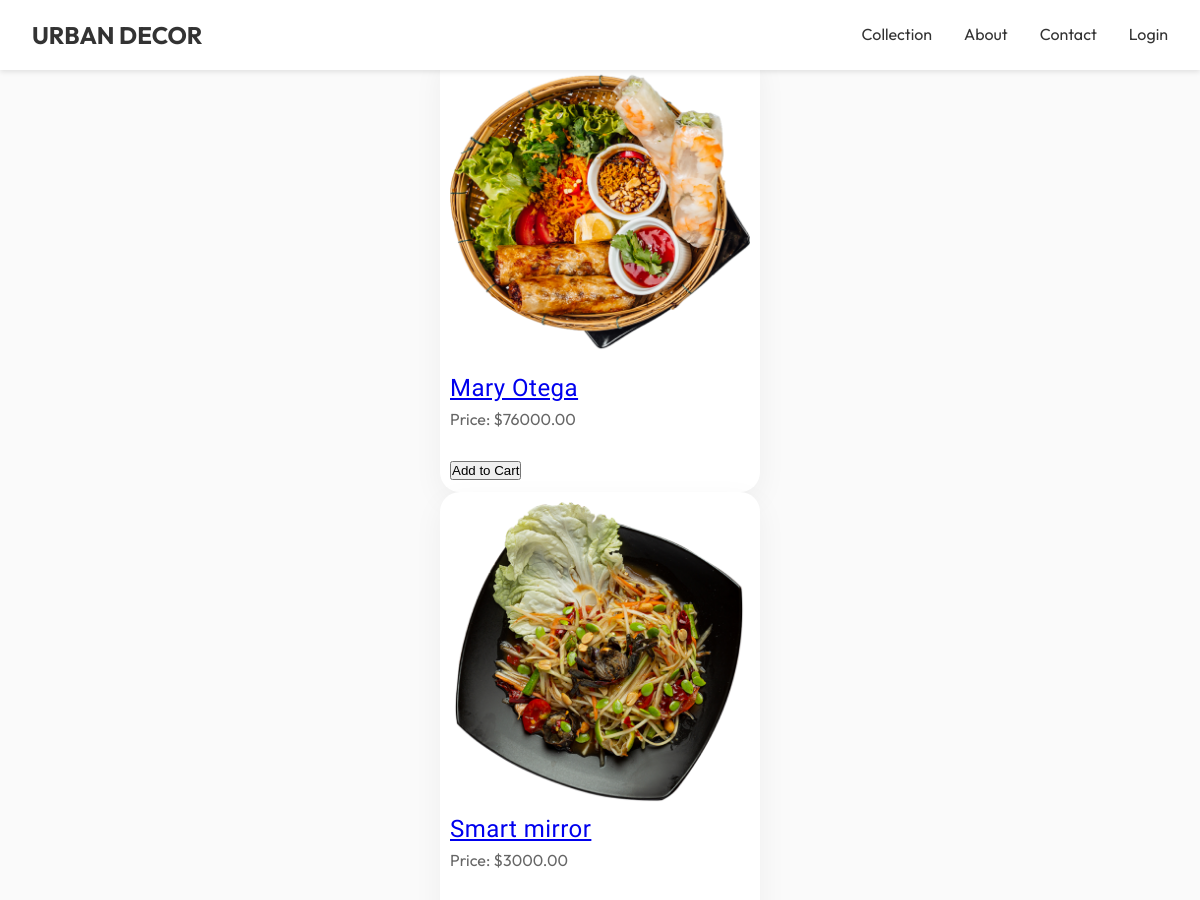
Page /shop/ (upper part) on the earlier database version.
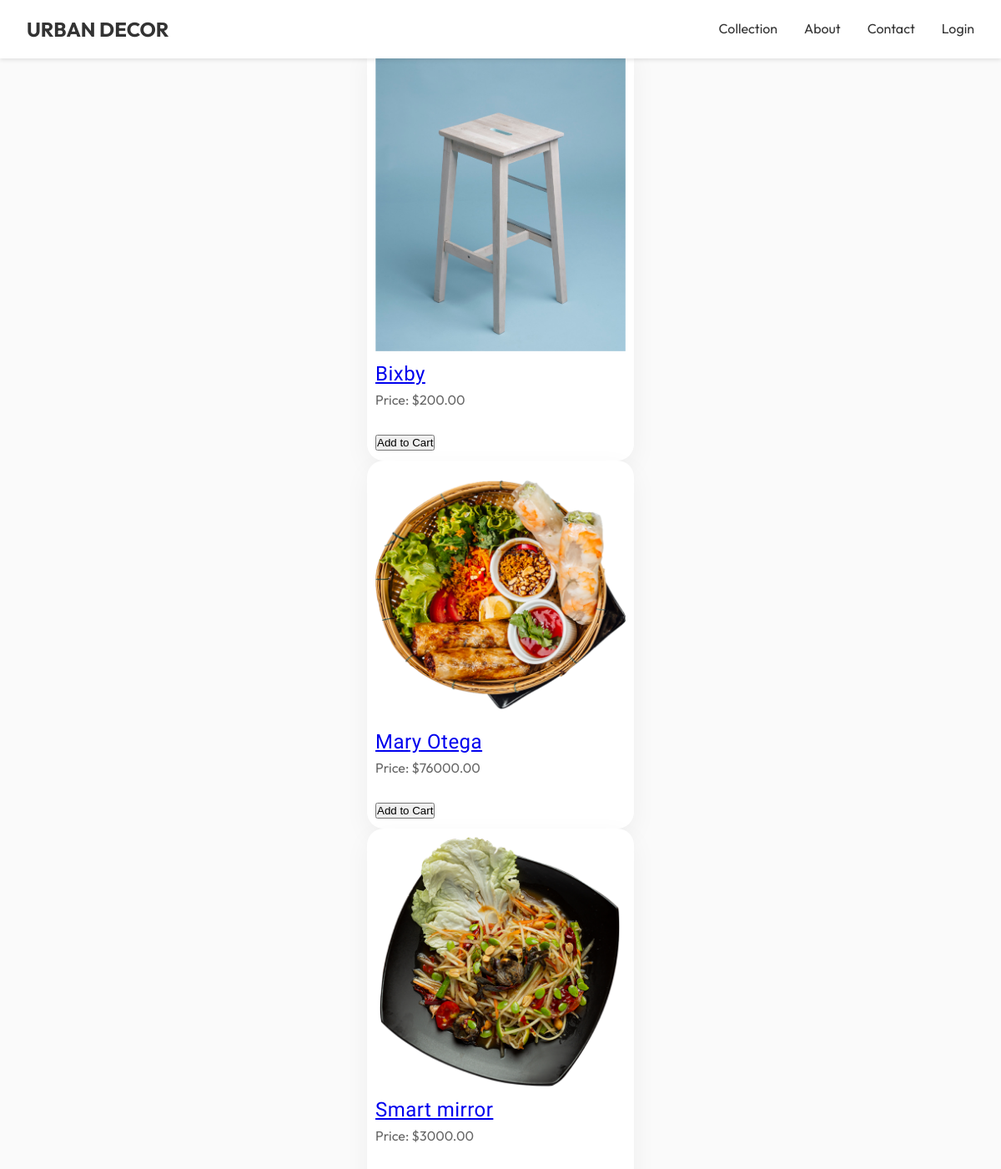
Same page on the later database version.
### product/models.py (models this page shows, shortened)
class Product(models.Model):
    category = models.ForeignKey(Category, related_name='products', on_delete=models.CASCADE)
    name = models.CharField(max_length=200)
    slug = models.SlugField(unique=True, blank=True, null=True)
    description = models.TextField()
    price = models.DecimalField(max_digits=10, decimal_places=2)
    image = models.ImageField(upload_to='products/', null=True, blank=True)
    created_at = models.DateTimeField(auto_now_add=True)
    updated_at = models.DateTimeField(auto_now=True)
    is_available = models.BooleanField(default=True)
    featured = models.BooleanField(default=False)
    class Meta:
        ordering = ['-created_at']
        verbose_name = 'Product'
        verbose_name_plural = 'Products'

### product/views.py (the view)
# urls.py: path('', views.product_list, name='shop'),  # List all products
def product_list(request):
    products = Product.objects.filter(is_available=True)
    category = request.GET.get('category')
    search_query = request.GET.get('q')
    if category:
        products = products.filter(category__slug=category)
    if search_query:
        products = products.filter(name__icontains=search_query)
    return render(request, 'product/product_list.html', {
        'products': products,
        'categories': Category.objects.all(),
    })

### templates/product/product_list.html (shortened to what this page needs)
{% extends 'base.html' %}
{% block content %}
    <h1>Products</h1>
    <div class="product-list">
        {% for product in products %}
            <div class="product-card">
                <a href="{% url 'product:product_detail' product.id %}">
                    <img src="{{ product.image.url }}" alt="{{ product.name }}">
                    <h2>{{ product.name }}</h2>
                </a>
                <p>Price: ${{ product.price }}</p>
                <form action="{% url 'order:add_to_cart' product.id %}" method="post">
                    <button type="submit">Add to Cart</button>
                </form>
            </div>
        {% endfor %}
    </div>
{% endblock %}

### templates/base.html (shortened to what this page needs)
{% load static %}
<!DOCTYPE html>
<html lang="en">
<head>
    <link href="https://cdnjs.cloudflare.com/ajax/libs/aos/2.3.4/aos.css" rel="stylesheet">
    <link href="https://cdnjs.cloudflare.com/ajax/libs/font-awesome/6.0.0/css/all.min.css" rel="stylesheet">
    <link href="{% static 'css/base.css' %}" rel="stylesheet">
</head>
<body>
    <nav>
        <div class="nav-content">
            <a href="{% url 'core:index' %}" class="logo">URBAN DECOR</a>
            <div class="nav-links">
                <a href="{% url 'product:shop' %}">Collection</a>
                <a href="#about">About</a>
                <a href="{% url 'core:contact' %}">Contact</a>
                <a href="{% url 'core:login' %}">Login</a>
            </div>
        </div>
    </nav>
    {% block content %}{% endblock %}
</body>
</html>

### static/css/base.css (style rules this page uses)
:root { --primary-bg: #FAFAFA; --secondary-bg: #F0F0F0; --text-dark: #1A1A1A; --text-light: #666666; --accent-color: #94816E; --accent-light: #C4B5A8; --pure-white: #FFFFFF; --shadow: rgba(0, 0, 0, 0.05); --transition: all 0.4s cubic-bezier(0.4, 0, 0.2, 1); }
* { margin: 0; padding: 0; box-sizing: border-box; }
body { font-family: 'Outfit', sans-serif; color: var(--text-dark); background-color: var(--primary-bg); line-height: 1.6; overflow-x: hidden; }
h1, h2, h3, h4 { font-family: 'Marcellus', serif; font-weight: 400; letter-spacing: 0.02em; }
nav { background-color: #ffffff; box-shadow: 0 2px 5px rgba(0, 0, 0, 0.1); padding: 1rem 2rem; position: fixed; width: 100%; top: 0; z-index: 1000; }
.nav-content { max-width: 1200px; margin: 0 auto; display: flex; justify-content: space-between; align-items: center; }
.logo { font-size: 1.5rem; font-weight: bold; text-decoration: none; color: #333; }
.nav-links { display: flex; gap: 2rem; align-items: center; }
.nav-links a { text-decoration: none; color: #333; font-size: 1rem; transition: color 0.3s ease; }
.product-card { position: relative; overflow: hidden; background: var(--pure-white); box-shadow: 0 10px 30px var(--shadow); transition: var(--transition); padding: 10px; justify-self: center; width: 20rem; height: auto; border: none; border-radius:20px; }
.product-card img { width: 100%; height: 70%; object-fit: contain; transition: var(--transition); border-radius: inherit; }
.product-card p { color: var(--text-light); margin-bottom: 1.5rem; }

Differences in the rows shown:
added Product: image (picture), name "Bixby", price "200.00"
